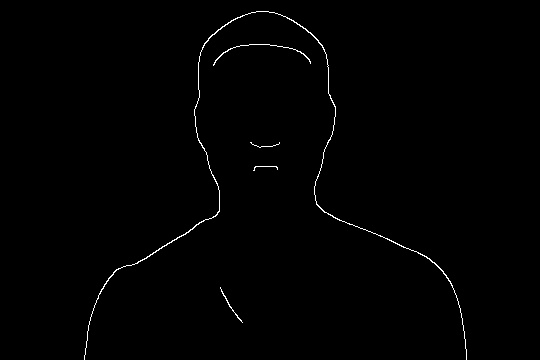
#> input picture src/robot_manipulation/src/img/abcd_edges.jpg, 540 x 360 px
$ python main.py
#> lines starting #> are read from the running program, lines starting #| are printed output that depends on the picture; after the words box and inside, x2 and y2 are one past the last pixel; in counts of white or black regions, pixels touching at a corner belong together
### src/robot_manipulation/src/image_to_canny.py
#!/usr/bin/env python
import os
import numpy as np
import cv2
import matplotlib.pyplot as plt

#NOTE: original file from lab 6. path: ...lab6/src/segmentation/src/segementation.py

#filepaths
this_file = os.getcwd()
IMG_DIR = this_file + '/img/'

# [10 lines of commented-out code are left out]

def read_image(img_name, grayscale=False):
    """ reads an image

    Parameters
    ----------
    img_name : str
        name of image
    grayscale : boolean
        true if image is in grayscale, false o/w

    Returns
    -------
    ndarray
        an array representing the image read (w/ extension)
    """
#> called with grayscale = True

    if not grayscale:
        img = cv2.imread(img_name)
    else:
        img = cv2.imread(img_name, 0)
#> img is the input picture: shape (360, 540); min 0, max 255, mean 1.7

    return img

# [53 lines left out: functions write_image, show_image, edge_detect_canny, not called in this run]

def to_grayscale(rgb_img):
    return np.dot(rgb_img[... , :3] , [0.299 , 0.587, 0.114])

# [70 lines left out: functions show_edge_canny, main, not called in this run]

### src/robot_manipulation/src/draw.py
import numpy as np
# [22 lines of commented-out code are left out]

LIMIT_NUMBER_FOR_DFS = 7


"""
projects a 2D image onto 3D page, returning the 3D path coords
input: numpy array of 1s and 0s (generated by the camera module)
output: A list of 3D paths
"""
def array_to_path(image):
    #gripper_setup()
    # DFS on the image array for list of 2D paths
    paths = dfs(image)
    print("2D image paths:\n", paths, "\n")

    # image characteristics
    image_width, image_height = image.shape

    # page characteristics
    #corner_coord_down = (.726997, -0.362929, 0.0867994) # manual calibration
    corner_coord_down = (0.626868, -0.198411, -0.026)
    paper_len_x = .457 # 45.7cm
    paper_len_x = .305 # 45.7cm
    paper_len_y = .305 # 30.5cm

    # pixel resolution using characteristics
    x_res = paper_len_x / image_width
    y_res = paper_len_y / image_height

    # lift the pen to not mark page
    lift_dist = .025
    corner_coord_up = (corner_coord_down[0], corner_coord_down[1], corner_coord_down[2] + lift_dist) # manual calibration

    # to be populated by triples (paths -> path coords)
    paths_coords = []
    for path in paths:
        path_coords = []
        path_coords.append(to3D(path[0], corner_coord_up, x_res, y_res))
        for point in path:
            path_coords.append(to3D(point, corner_coord_down, x_res, y_res)) ### TODO add pen lifts ###
        path_coords.append(to3D(path[-1], corner_coord_up, x_res, y_res))
        if len(path_coords) >= LIMIT_NUMBER_FOR_DFS:
            paths_coords.append(path_coords)

    return paths_coords


def to3D(point, corner_coord, x_res, y_res):
    return (corner_coord[0] + point[0] * x_res, corner_coord[1] + point[1] * y_res, corner_coord[2])

"""
inputs: a numpy array
outputs: a 2D list of paths
"""
def dfs(image):
    image_width, image_height = image.shape
    paths = []
    unexplored = True
    while unexplored:
        unexplored = False
        # for each pixel in image
        for x in range(image_width):
            for y in range(image_height):
                # if pixel on
                if image[x][y] == 1:
                    unexplored = True
                    # add this pixel and neighbors to path
                    path = visit(image, x, y)
                    paths.append(path)
    return paths

"""
explore a point on the image array
"""
def visit(image, x, y):
    image_width, image_height = image.shape
    # add and turn off this pixel
    points = [(x, y)]
    image[x][y] = 0

    # For each of the 4 neighbors...
    neighbors = [(x, y + 1), (x + 1, y), (x - 1, y), (x , y - 1)]
    for x, y in neighbors:
        # Don't check pixels outside borders
        if x >= image_width or x < 0 or y >= image_height or y < 0:
            continue
        # Add recursive neighbors to path
        if image[x][y] == 1:
            points.extend(visit(image, x, y))
            return points
    return points

# [6 lines left out: function main, not called in this run]


# [6 lines that do not run on import are left out]

### src/robot_manipulation/src/main.py
import os
import numpy as np
import matplotlib.pyplot as plt
import sys

CWD = os.getcwd()
IMG_DIR = CWD + '/img/'
SAVE_IM_DIR = CWD + '/lab4_cam/src'
sys.path.insert(0, SAVE_IM_DIR)

# import save_image as s
# import save_webcam_img as cam_to_img
import image_to_canny as im_2_can
import draw as d

##########################################################
#Wrapper program. Runs:
#1. save_image.py #take image from webcam and save in /img folder.
#2 image_preprocess.py #isolate face in image.
#2. image_to_canny.py #take raw image and run canny edge detection with adjustable thresholds. save edge image in folder.
#4. draw.py #takes cleaned image and creates trajectory for saweyer to draw.
##########################################################


#Step 1
# img, save_name = cam_to_img.main()

# #Step 2
# #TODO: preprocessing... do if needed, but for rn median filtering + blurring works fine

# #Step 3
# canny_img = im_2_can.main(save_name)

#testing
# img = cv2.imread(IMG_DIR + "heath_edges.jpg", 0)

# canny_img = im_2_can.main("abcd")
canny_img = im_2_can.read_image(IMG_DIR + "abcd_edges.jpg", grayscale=True)
canny_img_straight = canny_img.reshape((1, -1))
LIMIT = 1
# print(len([x for x in canny_img_straight[0] if x > LIMIT]))

# canny_img[canny_img < 10] = 0
canny_img[canny_img >= 1] = 1
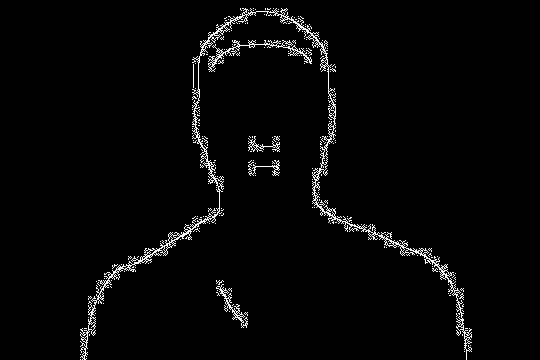
#> canny_img: shape (360, 540); values 0 (black) and 1 (white), 2.6% white in thin lines or dots, all inside (x1, y1, x2, y2) = (80, 8, 472, 360)
print(canny_img.shape)
#| (360, 540)
# print(canny_img)

plt.imshow(canny_img)
plt.show()

paths = list(d.array_to_path(canny_img))
#> after the loop in dfs, `while unexplored:`: image: shape (360, 540); every value is 0
#> (printed output is left out)
#> the loop in array_to_path, `for path in paths:` made 2280 passes
#> path on passes 1 to 3: [(8, 240), (9, 240)], [(8, 242), (8, 243)], [(8, 245), (9, 245), (9, 246), (9, 247)]
paths = sorted(paths, key=lambda x: len(x), reverse=True)
print(paths)
# print(len(paths))
# for path in paths:
#     print(len(path))

$ run again, with src/robot_manipulation/src/img/heath_edges.jpg copied over src/robot_manipulation/src/img/abcd_edges.jpg
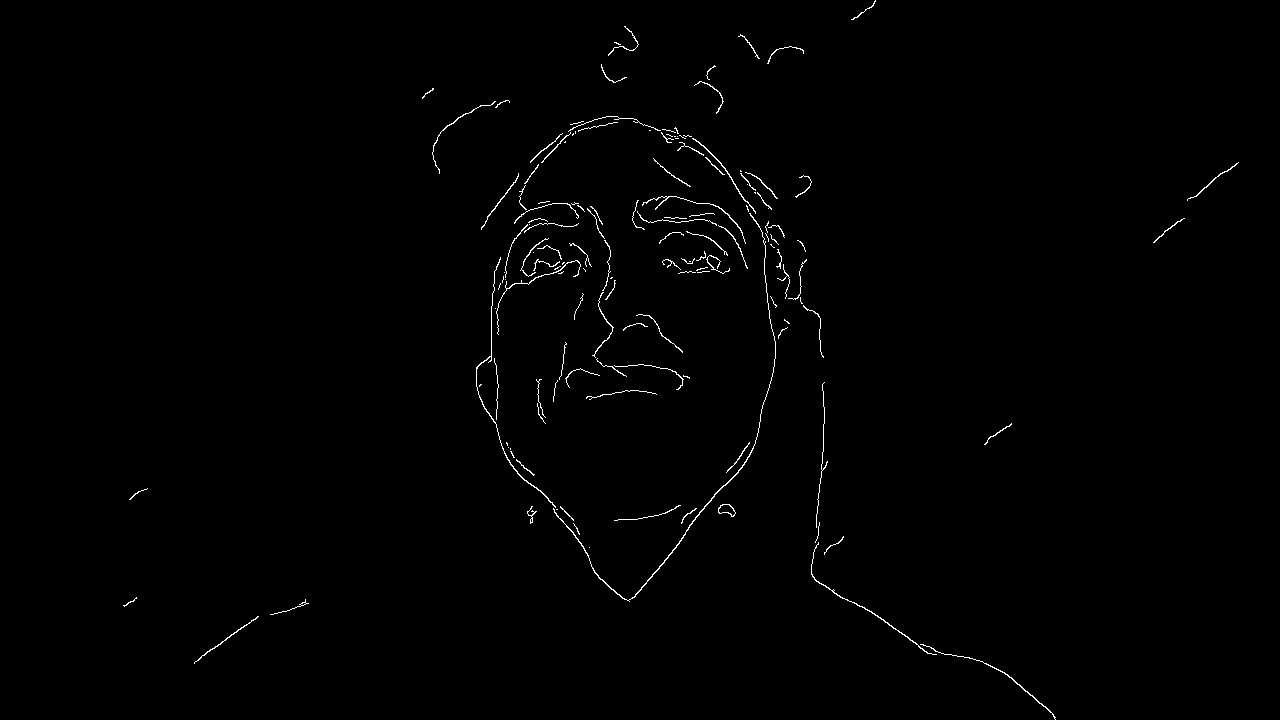
#> input picture src/robot_manipulation/src/img/heath_edges.jpg, 1280 x 720 px
#> in read_image, img is the input picture: shape (720, 1280); min 0, max 255, mean 1.9
#> `canny_img[canny_img >= 1] = 1`:
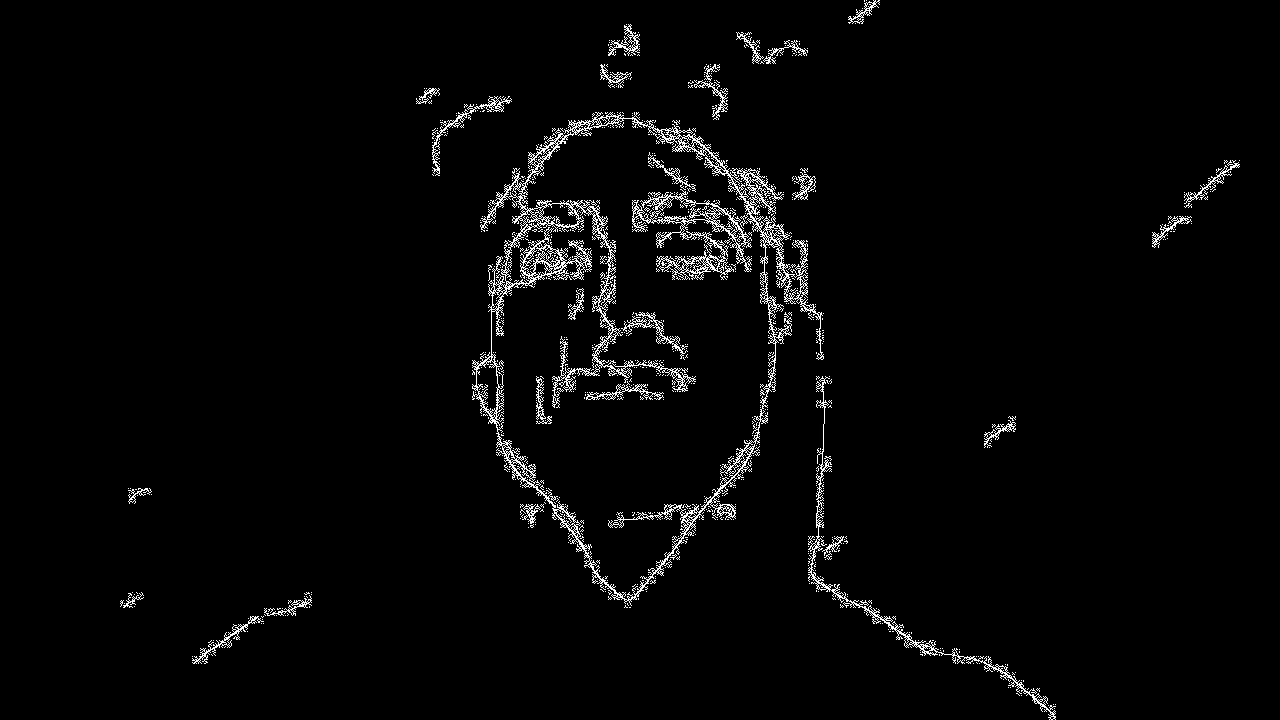
#> canny_img: shape (720, 1280); values 0 (black) and 1 (white), 2.7% white in thin lines or dots, all inside (x1, y1, x2, y2) = (120, 0, 1240, 720)
#| (720, 1280)
#> (printed output is left out)
#> the loop in array_to_path, `for path in paths:` made 10908 passes
#> path on passes 1 to 3: [(0, 864), (1, 864)], [(0, 866)], [(0, 873)]
